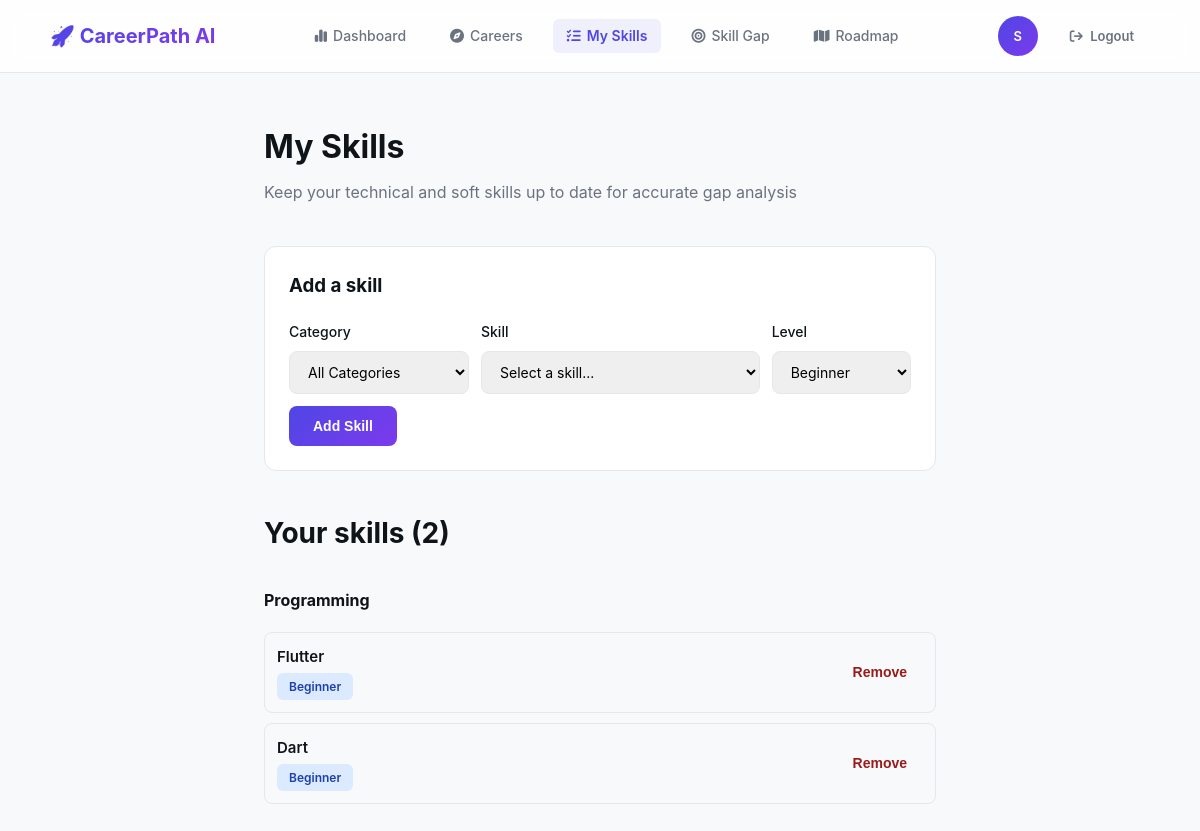
Screenshot of /my-skills/ (signed in) with the database file from the repository.
### accounts/models.py (models this page shows, shortened)
class User(AbstractUser):
    full_name = models.CharField(max_length=150, blank=True, null=True, verbose_name="Full Name")
    email = models.EmailField(unique=True, verbose_name="Email Address")

### skills/models.py (models this page shows, shortened)
class Skill(models.Model):
    name = models.CharField(max_length=100, unique=True)
    category = models.CharField(max_length=100, blank=True, null=True) # Technical, Soft Skill

class UserSkill(models.Model):
    LEVEL_CHOICES = [
        ('beginner', 'Beginner'),
        ('intermediate', 'Intermediate'),
        ('advanced', 'Advanced'),
    ]
    user = models.ForeignKey(settings.AUTH_USER_MODEL, on_delete=models.CASCADE, related_name='user_skills')
    skill = models.ForeignKey(Skill, on_delete=models.CASCADE, related_name='users_possessed')
    level = models.CharField(max_length=20, choices=LEVEL_CHOICES, default='beginner')
    added_at = models.DateTimeField(auto_now_add=True)
    class Meta:
        unique_together = ('user', 'skill')
        ordering = ['-added_at']

### skills/views.py (the view)
# urls.py: path('', views.manage_skills_view, name='manage_skills'),
@login_required
def manage_skills_view(request):
    user = request.user
    user_skills = UserSkill.objects.filter(user=user).select_related('skill').order_by('skill__category')
    already_added_ids = user_skills.values_list('skill_id', flat=True)
    available_skills = Skill.objects.exclude(id__in=already_added_ids)
    categories = Skill.objects.exclude(category__isnull=True).exclude(category='').values_list('category', flat=True).distinct()
    context = {
        'user_skills': user_skills,
        'all_skills': available_skills,
        'categories': categories, # تم تمرير الأقسام هان
    }
    return render(request, 'skills/manage_skills.html', context)

### skills/templates/skills/manage_skills.html (shortened to what this page needs)
{% extends 'dashboard/base.html' %}
{% block content %}
<div class="container-narrow">
  <div class="page-header">
    <h1 class="page-title">My Skills</h1>
    <p class="page-subtitle">Keep your technical and soft skills up to date for accurate gap analysis</p>
  </div>
  <div class="card" style="margin-bottom:32px;">
    <h3 style="margin-bottom:20px;">Add a skill</h3>
    <form method="post" action="{% url 'skills:add_skill' %}" style="display:flex; gap:12px; flex-wrap:wrap; align-items:flex-end;">
      <div class="form-group" style="flex:1; min-width:180px; margin-bottom:0;">
        <label for="category_select">Category</label>
        <select id="category_select" class="form-control" onchange="filterSkillsByCategory()">
          <option value="" selected>All Categories</option>
        </select>
      </div>
      <div class="form-group" style="flex:2; min-width:180px; margin-bottom:0;">
        <label for="skill_id">Skill</label>
        <select id="skill_id" name="skill_id" class="form-control" required>
          <option value="" disabled selected>Select a skill...</option>
        </select>
      </div>
      <div class="form-group" style="flex:1; min-width:120px; margin-bottom:0;">
        <label for="current_level">Level</label>
        <select id="current_level" name="current_level" class="form-control">
          <option value="beginner">Beginner</option>
        </select>
      </div>
      <button type="submit" class="btn-primary">Add Skill</button>
    </form>
  </div>
  <h3 class="section-title">Your skills ({{ user_skills.count }})</h3>
  {% if user_skills %}
    {% regroup user_skills by skill.category as category_list %}
    {% for category in category_list %}
      <div class="category-block" style="margin-bottom: 24px;">
        <h4 style="color: var(--text-main); margin-bottom: 12px; font-size: 16px; border-bottom: 1px solid var(--border-color); padding-bottom: 6px;">
          {% if category.grouper %}{{ category.grouper }}{% else %}Uncategorized{% endif %}
        </h4>
        <div class="skills-grid" style="display: flex; flex-direction: column; gap: 10px;">
          {% for us in category.list %}
            <div class="skill-item" style="display:flex; justify-content:space-between; align-items:center; background:var(--bg-card); padding:12px; border-radius:8px;">
              <div>
                <div class="skill-name" style="font-weight:600;">{{ us.skill.name }}</div>
                <span class="badge badge-info" style="margin-top:4px; display:inline-block; font-size: 12px;">
                  {{ us.get_level_display }}
                </span>
              </div>
              <form method="post" action="{% url 'skills:remove_skill' us.skill.id %}">
                <button type="submit" class="btn-ghost" style="color:#991B1B; background:none; border:none; cursor:pointer;">Remove</button>
              </form>
            </div>
          {% endfor %}
        </div>
      </div>
    {% endfor %}
  {% else %}
    <p style="color:var(--text-muted);">You haven't added any skills yet. Add some above to get started.</p>
  {% endif %}
</div>
{% endblock %}

### dashboard/templates/dashboard/base.html (shortened to what this page needs)
{% load static %}
<!DOCTYPE html>
<html lang="en">
<head>
  <link rel="stylesheet" href="https://cdnjs.cloudflare.com/ajax/libs/font-awesome/6.4.0/css/all.min.css">
  <link rel="stylesheet" href="{% static 'css/style.css' %}">
</head>
<body>
  {% if user.is_authenticated %}
  <nav class="navbar">
    <div class="flex-between" style="width: 100%; max-width: 1100px; margin: 0 auto; display: flex; justify-content: space-between; align-items: center; position: relative;">
      <a href="/dashboard/" class="logo">🚀 CareerPath AI</a>
      <div class="nav-links" id="navLinks">
        <a href="/dashboard/" class="{% if request.path == '/dashboard/' or request.path == '/dashboard' %}active{% endif %}">
          <i class="fa-solid fa-chart-simple" style="margin-right: 6px;"></i> Dashboard
        </a>
        <a href="/careers/" class="{% if 'careers' in request.path %}active{% endif %}">
          <i class="fa-solid fa-compass" style="margin-right: 6px;"></i> Careers
        </a>
        <a href="{% url 'skills:manage_skills' %}" class="{% if 'skills' in request.path %}active{% endif %}">
          <i class="fa-solid fa-list-check" style="margin-right: 6px;"></i> My Skills
        </a>
        <a href="/analysis/" class="{% if 'analysis' in request.path %}active{% endif %}">
          <i class="fa-solid fa-bullseye" style="margin-right: 6px;"></i> Skill Gap
        </a>
        <a href="/roadmap/" class="{% if 'roadmap' in request.path %}active{% endif %}">
          <i class="fa-solid fa-map" style="margin-right: 6px;"></i> Roadmap
        </a>
      </div>
      <div class="nav-user" style="display: flex; align-items: center; gap: 16px;">
        <a href="/dashboard/profile/" class="avatar" title="View Profile">
          {{ user.username|slice:":1"|upper }}
        </a>
        <a href="/accounts/logout/" class="btn-ghost d-none-mobile" style="font-size: 13px; font-weight: 600;">
          <i class="fa-solid fa-arrow-right-from-bracket" style="margin-right: 4px;"></i> Logout
        </a>
      </div>
    </div>
  </nav>
  {% endif %}
  <main>
    {% block content %}{% endblock %}
  </main>
</body>
</html>

### dashboard/static/css/style.css (style rules this page uses)
:root { --primary: #4F46E5; --primary-dark: #4338CA; --secondary: #7C3AED; --gradient: linear-gradient(135deg, #4F46E5 0%, #7C3AED 100%); --bg: #F8F9FA; --surface: #FFFFFF; --border: #E5E7EB; --text: #0F1419; --text-muted: #6B7280; --success: #10B981; --success-bg: #E8F5E9; --warning: #F59E0B; --warning-bg: #FFF3E0; --radius: 8px; --radius-lg: 12px; --shadow: 0 4px 12px rgba(0, 0, 0, 0.08); --shadow-lg: 0 12px 32px rgba(0, 0, 0, 0.1); }
* { margin: 0; padding: 0; box-sizing: border-box; }
body { font-family: -apple-system, BlinkMacSystemFont, 'Segoe UI', Roboto, sans-serif; background: var(--bg); color: var(--text); line-height: 1.6; }
a { text-decoration: none; color: inherit; }
.navbar { display: flex; justify-content: space-between; align-items: center; padding: 16px 48px; background: rgba(255, 255, 255, 0.85); backdrop-filter: blur(10px); border-bottom: 1px solid var(--border); position: sticky; top: 0; z-index: 100; }
.logo { font-size: 20px; font-weight: 700; background: var(--gradient); -webkit-background-clip: text; -webkit-text-fill-color: transparent; background-clip: text; }
.nav-links { display: flex; gap: 16px; }
.nav-links a { display: flex; align-items: center; font-size: 14px; font-weight: 500; color: var(--text-muted); transition: all 0.2s ease; padding: 6px 14px; border-radius: 6px; }
.nav-links a.active { color: var(--primary) !important; background: rgba(79, 70, 229, 0.08); font-weight: 600; }
.nav-user { display: flex; align-items: center; gap: 16px; }
.avatar { width: 40px; height: 40px; border-radius: 50%; background: var(--gradient); color: white; display: flex; align-items: center; justify-content: center; font-weight: 600; font-size: 13px; }
.btn, .btn-primary, .btn-secondary, .btn-ghost { display: inline-block; padding: 12px 24px; border-radius: var(--radius); font-size: 14px; font-weight: 600; cursor: pointer; border: none; transition: all 0.2s; text-align: center; }
.btn-primary { background: var(--gradient); color: white; }
.btn-ghost { background: none; color: var(--text-muted); padding: 8px 16px; }
main { min-height: calc(100vh - 73px); }
.container-narrow { max-width: 720px; margin: 0 auto; padding: 48px 24px; }
.page-header { margin-bottom: 40px; }
.page-title { font-size: 32px; font-weight: 700; margin-bottom: 8px; }
.page-subtitle { font-size: 16px; color: var(--text-muted); }
.section-title { font-size: 20px; font-weight: 700; margin: 40px 0 20px; }
.form-group { margin-bottom: 18px; }
.form-group label { display: block; margin-bottom: 8px; font-size: 14px; font-weight: 500; }
.form-control, .form-group input, .form-group select, .form-group textarea { width: 100%; padding: 11px 14px; border: 1px solid var(--border); border-radius: var(--radius); font-size: 14px; font-family: inherit; transition: border-color 0.2s; }
select.form-control { cursor: pointer; }
.card { background: var(--surface); border: 1px solid var(--border); border-radius: var(--radius-lg); padding: 24px; }
.badge { display: inline-block; padding: 4px 12px; border-radius: 6px; font-size: 12px; font-weight: 600; }
.badge-info { background: #DBEAFE; color: #1E40AF; }
.skill-item { background: var(--surface); border: 1px solid var(--border); border-radius: 10px; padding: 18px; display: flex; justify-content: space-between; align-items: center; }
.skill-item .skill-name { font-weight: 600; font-size: 15px; }
.flex-between { display: flex; justify-content: space-between; align-items: center; }
.section-title { font-size: 28px; font-weight: 700; margin-bottom: 32px; color: var(--text); }

### rows the page displays
User: username "S"
Skill: grouper "Programming"
UserSkill: skill.name "Flutter", level "Beginner"
UserSkill: skill.name "Dart", level "Beginner"

### other values shown
{{ user_skills.count }} "2"
